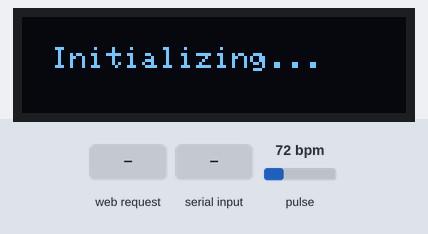
The sketch below on a simulated ESP32. Parts: 128×32 one-colour display. The inputs (shaded band) are chosen by the test bench; at power-on: pulse 72 bpm. WiFi joins after 1.5 s; servers stay silent unless stated; uploads are accepted with an empty reply; what the sketch prints to the serial monitor is not drawn.

Above: at 1.6 s.
3.0 s: HTTP request GET /setUser?user=NORMAL received
At 3.8 s:
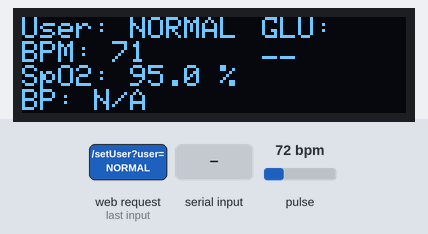
4.8 s: "NORMAL/1\n" received over the second serial link
At 6.0 s:
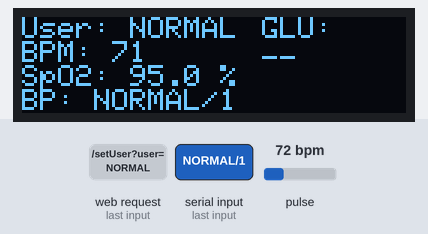
6.3 s: "glucose_range\n" received over the second serial link
At 6.9 s:
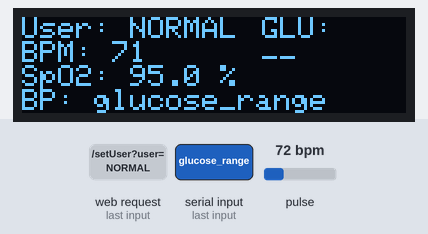
7.8 s: HTTP request GET /setUser?user=1 received
At 9.0 s:
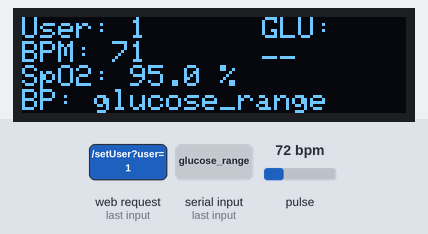
9.3 s: "--\n" received over the second serial link
At 10.0 s:
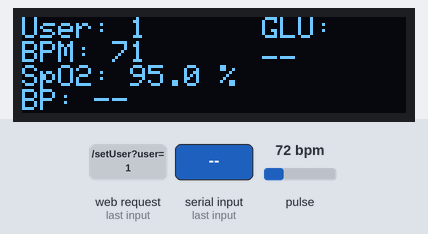
10.9 s: "NORMAL\n" received over the second serial link
At 12.2 s:
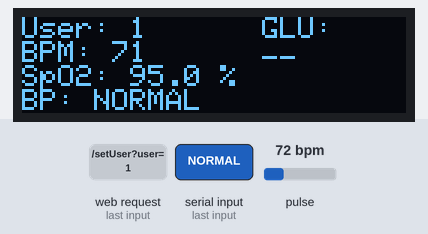
Timing chart, 0 to 13.4 s (numbered marks = the images above; inputs shaded):
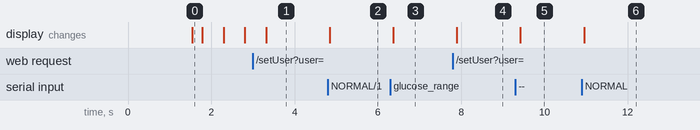

Measured:
- after the input at 3.0 s, the display: changes after 0.31 s (image 1)
- after the input at 4.8 s, the display: changes at once (image 2)
- after the input at 6.3 s, the display: changes after 0.07 s (image 3)
- after the input at 7.8 s, the display: changes after 0.10 s (image 4)
- after the input at 9.3 s, the display: changes after 0.12 s (image 5)
- after the input at 10.9 s, the display: changes after 0.05 s (image 6)

The sketch:

sketch_nov13a.ino
```cpp
#include <Wire.h>
#include <WiFi.h>
#include <WebServer.h>
#include <Adafruit_GFX.h>
#include <Adafruit_SSD1306.h>
#include "MAX30105.h"
#include "heartRate.h"
#include <math.h>
#include <ESPmDNS.h>
#include <HTTPClient.h>
#include <time.h>

#define SCREEN_WIDTH 128
#define SCREEN_HEIGHT 32
#define OLED_RESET -1
Adafruit_SSD1306 display(SCREEN_WIDTH, SCREEN_HEIGHT, &Wire, OLED_RESET);

MAX30105 particleSensor;

// ---------- Wi-Fi ----------
const char* ssid = "IITI";
const char* password = "";

// ---------- Server Upload ----------
const char* serverUrl = "http://10.203.4.215:5000/upload";  // <<<< set your server IP:port

// ---------- BP sensor on Serial2 ----------
#define BP_RX 18
#define BP_TX 19

// ---------- Sampling ----------
#define BUFFER_SIZE 200
const unsigned long SAMPLE_PERIOD_MS = 10; // 100 Hz sampling

uint32_t redBuffer[BUFFER_SIZE];
uint32_t irBuffer[BUFFER_SIZE];
int bufHead = 0;
int samplesFilled = 0;
uint64_t redSum = 0;
uint64_t irSum = 0;

float spo2 = 0.0;
float lastValidSpO2 = 95.0;
float lastRawSpO2 = 0.0;
int spo2Samples = 0;

// BPM logic
const byte RATE_SIZE = 10;
byte rates[RATE_SIZE];
byte rateSpot = 0;
long lastBeat = 0;
float beatsPerMinute = 0;
int beatAvg = 0;

// BP
String lastBP = "N/A";
unsigned long lastBPTime = 0;
const unsigned long bpTimeout = 60000;

// Web server
WebServer server(80);

// Timing
unsigned long lastSampleMillis = 0;
unsigned long lastSerialPrint = 0;

// Background HTTP uploader
struct LogPacket {
  uint32_t ir, red;
  float spo2_raw, spo2_filtered;
  int bpm, beatAvg;
  String bp;
};
QueueHandle_t logQueue;

// User
String currentUser = "UNKNOWN";

// ---------- Pulse feature extraction ----------
#define BEAT_WINDOW 150  // ~1.5s at 100Hz
int beatBuf[BEAT_WINDOW];
int beatIndex = 0;
bool collectingBeat = false;

// Features available globally for httpTask to send
volatile int sysPeak = 120;
volatile int diaPeak = 80;
volatile float pulseArea = 0.0;
volatile int lastGlucoseTime = 0; // ms
String lastGlucose = "--";

// For thread safety of globals, we only assign atomic-sized values; it's acceptable here.

// Forward declarations
void updateDisplayPeriodically();
void readBP();
String htmlPage();
void httpTask(void *pvParameters);
void appendLogRow(unsigned long t_ms, uint32_t ir, uint32_t red,
                  float spo2_raw, float spo2_filtered,
                  int bpmInstant, int bpmAvg, const String &bp);
bool checkForBeat(long sample);

// ---------- HTTP upload task ----------
void httpTask(void *pvParameters) {
  LogPacket packet;
  for (;;) {
    if (xQueueReceive(logQueue, &packet, portMAX_DELAY)) {
      if (WiFi.status() == WL_CONNECTED) {
        HTTPClient http;
        http.begin(serverUrl);
        http.addHeader("Content-Type", "application/json");

        // Read current feature values (from globals)
        int sys_peak = sysPeak;
        int dia_peak = diaPeak;
        int ppg_signal = packet.ir;
        int pulse_area_local = (int) pulseArea;

        // Build JSON string
        String json = "{";
        json += "\"user_id\":\"" + currentUser + "\",";
        json += "\"ir\":" + String(packet.ir) + ",";
        json += "\"red\":" + String(packet.red) + ",";
        json += "\"spo2_raw\":" + String(packet.spo2_raw, 2) + ",";
        json += "\"spo2_filtered\":" + String(packet.spo2_filtered, 2) + ",";
        json += "\"bpm\":" + String(packet.bpm) + ",";
        json += "\"beatAvg\":" + String(packet.beatAvg) + ",";
        json += "\"bp\":\"" + packet.bp + "\",";

        // New ML feature fields (PPG + waveform peaks + pulse area + BP cuff values will also be sent)
        json += "\"ppg_signal\":" + String(ppg_signal) + ",";
        json += "\"pulse_area\":" + String(pulse_area_local) + ",";
        json += "\"sys_peak\":" + String(sys_peak) + ",";
        json += "\"dia_peak\":" + String(dia_peak) + ",";
        // Also send BP cuff numeric if available (parse lastBP if possible)
        int cuffSys = 0, cuffDia = 0;
        String bpstr = packet.bp;
        int slashIndex = bpstr.indexOf('/');
        if (slashIndex > 0) {
          cuffSys = bpstr.substring(0, slashIndex).toInt();
          cuffDia = bpstr.substring(slashIndex + 1).toInt();
        }
        json += "\"cuff_sys\":" + String(cuffSys) + ",";
        json += "\"cuff_dia\":" + String(cuffDia) + ",";

        json += "\"glucose_dummy\":0";
        json += "}";

        int httpCode = http.POST(json);
        if (httpCode > 0) {
          String resp = http.getString();
          // Expecting JSON like {"status":"ok","glucose_range":"NORMAL"}
          // Quick parse to find glucose_range value
          int idx = resp.indexOf("glucose_range");
          if (idx >= 0) {
            int colon = resp.indexOf(':', idx);
            int quote1 = resp.indexOf('"', colon);
            int quote2 = resp.indexOf('"', quote1 + 1);
            if (quote1 >= 0 && quote2 > quote1) {
              String g = resp.substring(quote1 + 1, quote2);
              lastGlucose = g;
              lastGlucoseTime = millis();
            }
          }
        } else {
          Serial.print("HTTP POST failed, error: ");
          Serial.println(httpCode);
        }
        http.end();
      } else {
        Serial.println("WiFi disconnected; uploader skipping");
      }
    }
  }
}

// ---------- Log enqueue ----------
void appendLogRow(unsigned long t_ms, uint32_t ir, uint32_t red,
                  float spo2_raw, float spo2_filtered,
                  int bpmInstant, int bpmAvg, const String &bp) {
  LogPacket packet = {ir, red, spo2_raw, spo2_filtered, bpmInstant, bpmAvg, bp};
  xQueueSend(logQueue, &packet, 0);
}

// ---------- setup ----------
void setup() {
  Serial.begin(115200);
  while (!Serial) delay(10);
  Serial.println("Starting...");

  Serial2.begin(9600, SERIAL_8N1, BP_RX, BP_TX);

  // Wi-Fi
  WiFi.begin(ssid, password);
  Serial.print("Connecting to WiFi");
  unsigned long wifiStart = millis();
  while (WiFi.status() != WL_CONNECTED && millis() - wifiStart < 15000) {
    delay(300);
    Serial.print(".");
  }

  if (WiFi.status() == WL_CONNECTED) {
    Serial.println();
    Serial.print("Connected. Dashboard: http://");
    Serial.println(WiFi.localIP());

    if (MDNS.begin("esp32")) {
      Serial.println("mDNS responder started: http://esp32.local");
      MDNS.addService("http", "tcp", 80);
    } else {
      Serial.println("mDNS responder failed.");
    }
  } else {
    Serial.println("\nWiFi connect failed or timed out; continuing without WiFi.");
  }

  // I2C
  Wire.begin(21, 22);

  // OLED
  if (!display.begin(SSD1306_SWITCHCAPVCC, 0x3C)) {
    Serial.println("SSD1306 allocation failed");
  } else {
    display.clearDisplay();
    display.setTextSize(1);
    display.setTextColor(WHITE);
    display.setCursor(10, 10);
    display.println("Initializing...");
    display.display();
    delay(200);
  }

  // Sensor
  if (!particleSensor.begin(Wire, I2C_SPEED_FAST)) {
    Serial.println("MAX30105 not found. Check wiring/power.");
    while (1) delay(1000);
  }

  particleSensor.setup();
  particleSensor.setPulseAmplitudeRed(0x1F);
  particleSensor.setPulseAmplitudeIR(0x1F);
  particleSensor.setPulseAmplitudeGreen(0);

  // Web routes
  server.on("/", []() { server.send(200, "text/html", htmlPage()); });

  server.on("/vitals", []() {
    String json = "{";
    json += "\"bpm\":" + String(beatAvg) + ",";
    json += "\"spo2\":" + String(spo2, 1) + ",";
    json += "\"bp\":\"" + ((millis() - lastBPTime < bpTimeout) ? lastBP : "Stale") + "\",";
    json += "\"glucose_range\":\"" + lastGlucose + "\"";
    json += "}";
    server.send(200, "application/json", json);
  });

  server.on("/setUser", []() {
    if (server.hasArg("user")) {
      currentUser = server.arg("user");
      server.send(200, "text/plain", "Active user set to: " + currentUser);
      Serial.println("Active user: " + currentUser);
    } else {
      server.send(400, "text/plain", "Missing user parameter");
    }
  });

  server.on("/startBP", []() {
    Serial2.println("START");
    server.send(200, "text/plain", "BP sensor triggered");
  });

  server.begin();

  display.clearDisplay();
  display.setCursor(0, 0);
  display.println("Ready. Place finger.");
  display.display();

  for (byte i = 0; i < RATE_SIZE; i++) rates[i] = 0;

  // Create background upload queue & task
  logQueue = xQueueCreate(10, sizeof(LogPacket));
  xTaskCreatePinnedToCore(httpTask, "HTTP Uploader", 8192, NULL, 1, NULL, 1);
}

// ---------- main loop ----------
void loop() {
  server.handleClient();

  unsigned long now = millis();
  if (now - lastSampleMillis >= SAMPLE_PERIOD_MS) {
    lastSampleMillis = now;

    long irValue = particleSensor.getIR();
    long redValue = particleSensor.getRed();

    if (irValue <= 0 || redValue <= 0) {
      readBP();
      updateDisplayPeriodically();
      return;
    }

    // Fill circular buffer
    if (samplesFilled < BUFFER_SIZE) {
      redBuffer[bufHead] = redValue;
      irBuffer[bufHead] = irValue;
      redSum += redValue;
      irSum += irValue;
      samplesFilled++;
      bufHead = (bufHead + 1) % BUFFER_SIZE;
    } else {
      int tail = bufHead;
      redSum = redSum - redBuffer[tail] + redValue;
      irSum = irSum - irBuffer[tail] + irValue;
      redBuffer[tail] = redValue;
      irBuffer[tail] = irValue;
      bufHead = (bufHead + 1) % BUFFER_SIZE;
    }

    // compute DC/AC values
    float redDC = (float)redSum / samplesFilled;
    float irDC = (float)irSum / samplesFilled;

    double redSqSum = 0.0;
    double irSqSum = 0.0;
    for (int i = 0; i < samplesFilled; i++) {
      double rAC = ((double)redBuffer[i]) - redDC;
      double iAC = ((double)irBuffer[i]) - irDC;
      redSqSum += rAC * rAC;
      irSqSum += iAC * iAC;
    }
    float redRMS = sqrt((float)(redSqSum / samplesFilled));
    float irRMS = sqrt((float)(irSqSum / samplesFilled));

    if (irDC > 3000 && irRMS > 20.0) {
      float ratio = (redRMS / redDC) / (irRMS / irDC);
      if (isfinite(ratio) && ratio > 0) {
        ratio = constrain(ratio, 0.3f, 1.5f);
        float spo2Calc = (-18.0f * ratio * ratio) + (22.0f * ratio) + 93.0f;
        spo2Calc = constrain(spo2Calc, 70.0f, 100.0f);

        float signalQuality = irRMS / irDC;
        if (signalQuality < 0.004f || irDC < 5000)
          spo2Calc = lastValidSpO2;

        if (fabs(spo2Calc - lastValidSpO2) > 2.0f)
          spo2Calc = lastValidSpO2 * 0.8f + spo2Calc * 0.2f;

        const float alpha = (signalQuality > 0.015f) ? 0.15f : 0.05f;
        lastValidSpO2 = lastValidSpO2 * (1.0f - alpha) + spo2Calc * alpha;

        spo2 = lastValidSpO2;
        lastRawSpO2 = spo2Calc;
        spo2Samples++;
      }
    }

    // Beat detection
    if (checkForBeat(irValue)) {
      long delta = millis() - lastBeat;
      lastBeat = millis();

      // start collecting beat waveform to buffer
      beatIndex = 0;
      collectingBeat = true;

      if (delta > 300 && delta < 1500) {
        beatsPerMinute = 60000.0 / delta;
        if (beatsPerMinute > 30 && beatsPerMinute < 220) {
          rates[rateSpot++] = (byte)beatsPerMinute;
          rateSpot %= RATE_SIZE;
          int sum = 0;
          byte validRates = 0;
          for (byte i = 0; i < RATE_SIZE; i++) {
            if (rates[i] > 0) {
              sum += rates[i];
              validRates++;
            }
          }
          beatAvg = (validRates > 0) ? sum / validRates : (int)beatsPerMinute;
        }
      }
    }

    // fill beat waveform buffer
    if (collectingBeat && beatIndex < BEAT_WINDOW) {
      beatBuf[beatIndex++] = irValue;
      if (beatIndex >= BEAT_WINDOW) {
        collectingBeat = false;
      }
    }

    // compute systolic/diastolic/pulse area periodically
    static unsigned long lastFeatureTime = 0;
    if (millis() - lastFeatureTime > 2000 && beatIndex > 30) {
      lastFeatureTime = millis();

      // Extract features
      int maxVal = 0, maxIdx = 0;
      for (int i = 0; i < beatIndex; i++) {
        if (beatBuf[i] > maxVal) {
          maxVal = beatBuf[i];
          maxIdx = i;
        }
      }
      // second peak search (after systolic)
      int secondMax = 0, secondIdx = -1;
      for (int i = maxIdx + 8; i < beatIndex; i++) {
        if (beatBuf[i] > secondMax) {
          secondMax = beatBuf[i];
          secondIdx = i;
        }
      }
      // baseline from first sample (simple)
      int baseline = beatBuf[0];
      float area = 0;
      for (int i = 0; i < beatIndex; i++) area += (beatBuf[i] - baseline);

      // set global features
      sysPeak = maxVal;
      diaPeak = (secondMax > 0) ? secondMax : baseline;
      pulseArea = area;
      // debug
      // Serial.printf("Features: sys=%d dia=%d area=%.1f\n", sysPeak, diaPeak, pulseArea);
    }

    readBP();

    if (now - lastSerialPrint >= 500) {
      lastSerialPrint = now;
      Serial.print("RAW ir:"); Serial.print(irValue);
      Serial.print(" red:"); Serial.print(redValue);
      Serial.print(" BPM:"); Serial.print(beatAvg);
      Serial.print(" SpO2:"); Serial.print(spo2, 1);
      Serial.print(" BP:");
      if (millis() - lastBPTime < bpTimeout) Serial.println(lastBP);
      else Serial.println("Stale");
    }

    updateDisplayPeriodically();
  }
}

// ---------- BP helper ----------
void readBP() {
  if (Serial2.available() > 0) {
    String instr = Serial2.readStringUntil('\n');
    instr.trim();

    // BP data from cuff looks like "120/80"
    if (instr.length() > 0 && instr != "off" && instr != "OFF") {
      // Valid cuff BP => use it
      lastBP = instr;
      lastBPTime = millis();
      Serial.println("BP updated from cuff: " + lastBP);
      return;
    }
  }

  // -------- If cuff did NOT send BP in timeout, use PPG-derived fallback --------
  if (millis() - lastBPTime > bpTimeout) {
    int sysVal = sysPeak;   // waveform systolic peak
    int diaVal = diaPeak;   // waveform diastolic peak

    // Build fallback BP format "SYS/DIA"
    lastBP = String(sysVal) + "/" + String(diaVal);
    // Do NOT update lastBPTime — so that cuff data overrides when available

    Serial.println(lastBP);
  }
}


// ---------- Display ----------
void updateDisplayPeriodically() {
  static unsigned long lastDisplay = 0;
  if (millis() - lastDisplay < 500) return;
  lastDisplay = millis();

  if (display.width() > 0) {
    display.clearDisplay();
    display.setTextSize(1);
    display.setTextColor(WHITE);
    display.setCursor(0, 0);
    display.print("User: "); display.println(currentUser);
    display.setCursor(0, 8);
    display.print("BPM: "); display.println(beatAvg);
    display.setCursor(0, 16);
    display.print("SpO2: "); display.print(spo2, 1); display.println(" %");
    display.setCursor(0, 24);
    display.print("BP: ");
    if (millis() - lastBPTime < bpTimeout) display.println(lastBP);
    else display.println("Stale");

    // New: show glucose on same screen (option A)
    display.setCursor(80, 0);
    display.setTextSize(1);
    display.print("GLU:");
    display.setCursor(80, 10);
    display.setTextSize(1);
    display.println(lastGlucose);

    display.display();
  }

  unsigned long t = millis();
  uint32_t lastIR = 0, lastRed = 0;
  if (samplesFilled > 0) {
    int idx = (bufHead - 1 + BUFFER_SIZE) % BUFFER_SIZE;
    lastIR = irBuffer[idx];
    lastRed = redBuffer[idx];
  }
  appendLogRow(t, lastIR, lastRed, lastRawSpO2, spo2, (int)beatsPerMinute, beatAvg, lastBP);
}

// ---------- htmlPage() (dashboard) ----------
String htmlPage() {
  const char* html = R"rawliteral(
<!DOCTYPE html>
<html lang="en">
<head>
  <meta charset="UTF-8" />
  <meta name="viewport" content="width=device-width, initial-scale=1.0"/>
  <title>Vitals Monitor</title>
  <script src="https://cdn.jsdelivr.net/npm/chart.js"></script>
  <style>
    body { font-family: 'Segoe UI', sans-serif; background: linear-gradient(to right, #1f1f1f, #2c3e50); color: #fff; text-align: center; padding: 20px; margin: 0; }
    h1 { font-size: 2.5em; margin-bottom: 10px; color: #00bcd4; }
    .status { font-size: 1.2em; margin-bottom: 20px; padding: 10px; border-radius: 8px; display: inline-block; }
    .status.normal { background: #2e7d32; color: #c8e6c9; }
    .status.alert { background: #c62828; color: #ffccbc; }
    .user-box { margin-bottom: 15px; }
    input, button { padding: 8px 12px; border-radius: 6px; border: none; margin: 5px; font-size: 1em; }
    input { background: rgba(255,255,255,0.1); color: #fff; text-align: center; width: 160px; }
    button { background: #00bcd4; color: white; cursor: pointer; }
    button:hover { background: #0097a7; }
    .vitals { display: flex; flex-wrap: wrap; justify-content: center; gap: 15px; margin-bottom: 20px; }
    .card { background: rgba(255, 255, 255, 0.05); border-radius: 15px; padding: 20px; width: 150px; backdrop-filter: blur(10px); box-shadow: 0 4px 20px rgba(0,0,0,0.3); }
    .card h2 { margin-bottom: 10px; font-weight: 500; color: #ccc; }
    .value { font-size: 2.5em; font-weight: bold; color: #00e676; }
    .value.alert { color: #ff5252; }
    canvas { max-width: 600px; margin: 20px auto; background: #fff; border-radius: 10px; padding: 10px; }
    @media (max-width: 600px) { .card { width: 100%; } canvas { width: 100%; } }
  </style>
</head>
<body>
  <h1>Vitals Dashboard</h1>

  <div class="user-box">
    <input id="uid" placeholder="Enter User ID">
    <button onclick="setUser()">Set User</button>
    <p>Current User: <b><span id="currentUser">UNKNOWN</span></b></p>
  </div>

  <div id="status" class="status">Loading status...</div>

  <div class="vitals">
    <div class="card"><h2>BPM</h2><div id="bpm" class="value">--</div></div>
    <div class="card"><h2>SpO₂</h2><div id="spo2" class="value">--</div></div>
    <div class="card"><h2>BP</h2><div id="bp" class="value">--</div></div>
    <div class="card"><h2>Glucose</h2><div id="glucose" class="value">--</div></div>
  </div>

  <canvas id="bpmChart"></canvas>
  <canvas id="spo2Chart"></canvas>

  <button onclick="triggerBP()">Trigger BP Sensor</button>

  <script>
    let currentUser = "UNKNOWN";
    async function setUser() {
      const user = document.getElementById('uid').value.trim();
      if (!user) return alert("Enter a user ID!");
      await fetch('/setUser?user=' + encodeURIComponent(user));
      currentUser = user;
      document.getElementById('currentUser').textContent = user;
    }

    const bpmData = [], spo2Data = [], labels = [];
    const bpmChart = new Chart(document.getElementById("bpmChart"), {
      type: 'line',
      data: { labels: labels, datasets: [{ label: 'BPM', data: bpmData, borderColor: '#00e676', backgroundColor: 'rgba(0,230,118,0.1)', tension: 0.3 }] },
      options: { scales: { y: { beginAtZero: true } }, plugins: { legend: { display: true } } }
    });

    const spo2Chart = new Chart(document.getElementById("spo2Chart"), {
      type: 'line',
      data: { labels: labels, datasets: [{ label: 'SpO₂ (%)', data: spo2Data, borderColor: '#2196f3', backgroundColor: 'rgba(33,150,243,0.1)', tension: 0.3 }] },
      options: { scales: { y: { beginAtZero: true, max: 100 } }, plugins: { legend: { display: true } } }
    });

    async function fetchVitals() {
      try {
        const res = await fetch('/vitals');
        const data = await res.json();

        const bpm = parseInt(data.bpm);
        const spo2 = parseFloat(data.spo2);
        const bp = data.bp || "--";
        const glucose = data.glucose_range || "--";

        document.getElementById("bpm").textContent = isNaN(bpm) ? "--" : bpm;
        document.getElementById("spo2").textContent = isNaN(spo2) ? "--" : spo2.toFixed(1) + ' %';
        document.getElementById("bp").textContent = bp;
        document.getElementById("glucose").textContent = glucose;

        document.getElementById("bpm").className = (bpm && (bpm < 50 || bpm > 120)) ? "value alert" : "value";
        document.getElementById("spo2").className = (spo2 && spo2 < 90) ? "value alert" : "value";
        document.getElementById("glucose").className = (glucose && glucose !== "--" && glucose !== "NORMAL") ? "value alert" : "value";

        if (!isNaN(bpm) && !isNaN(spo2)) {
          const time = new Date().toLocaleTimeString();
          bpmData.push(bpm);
          spo2Data.push(spo2);
          labels.push(time);
          if (bpmData.length > 20) { bpmData.shift(); spo2Data.shift(); labels.shift(); }
          bpmChart.update();
          spo2Chart.update();
        }

        const statusEl = document.getElementById("status");
        if ((bpm && (bpm < 50 || bpm > 120)) || (spo2 && spo2 < 90)) {
          statusEl.textContent = "⚠️ Alert: Vitals out of range";
          statusEl.className = "status alert";
        } else {
          statusEl.textContent = "✅ Vitals Normal";
          statusEl.className = "status normal";
        }
      } catch (err) {
        console.error("Vitals fetch failed:", err);
        const s = document.getElementById("status");
        s.textContent = "❌ Error fetching vitals";
        s.className = "status alert";
      }
    }

    function triggerBP() {
      fetch("/startBP")
        .then(res => { if (res.ok) alert("BP sensor triggered"); else alert("Failed to trigger BP"); })
        .catch(() => alert("Error triggering BP"));
    }

    fetchVitals();
    setInterval(fetchVitals, 2000);
  </script>
</body>
</html>
)rawliteral";
  return String(html);
}
```
